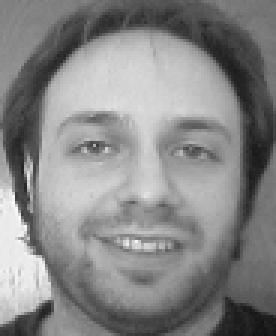
#> input picture ImagenesCaras/s1/1.pgm, 92 x 112 px (shown 3 times larger)
$ python 2dpca.py
#> lines starting #> are read from the running program, lines starting #| are printed output that depends on the picture
### generar_matriz.py
import numpy as np
import os

D = np.diag([5.0, 4.0, 3.0, 2.0, 1.0])

v = np.ones((D.shape[0], 1))

v = v / np.linalg.norm(v)
# print(v)

# Matriz de Householder
B = np.eye(D.shape[0]) - 2 * (v @ v.T)
# print(B)

# Matriz a diagonalizar
M = B.T @ D @ B
# print(M.shape)
# print(M)

def matriz_txt(A, niter, eps):
    direccion_actual = os.getcwd()
    path = os.path.join(direccion_actual, 'input_data.txt')

    if os.path.isfile(path):
        os.remove(path)
    with open('input_data.txt','a') as f:
        f.write(f"{A.shape[0]} {A.shape[1]} {niter} {eps}\n")
        np.savetxt(f,A, newline="\n")

matriz_txt(M, 10000, 0.00000001)

### 2dpca.py
import numpy as np
import matplotlib.pyplot as plt
from pathlib import Path
from generar_matriz import matriz_txt
from sklearn.decomposition import PCA

paths = []
A = []
A_promedio = plt.imread('ImagenesCaras/s1/1.pgm')[::, ::]/255
#> A_promedio: shape (112, 92) float64; min 0.0745, max 0.988, mean 0.529
for path in sorted(list(Path('ImagenesCaras').rglob('*/*.pgm'))):
    paths.append(path)
    imagen = plt.imread(path)[::, ::]/255
    A.append(imagen)
    A_promedio = A_promedio + imagen
#> pass 2 of the loop `for path in sorted(list(Path('ImagenesCaras').rglob('*/*.pgm'))):`:
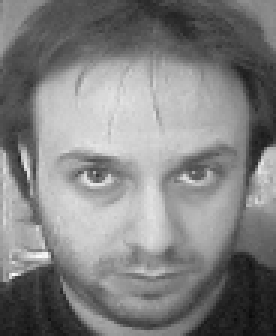
#> input picture ImagenesCaras/s1/10.pgm, 92 x 112 px (shown 3 times larger)
#> `A_promedio = A_promedio + imagen`:
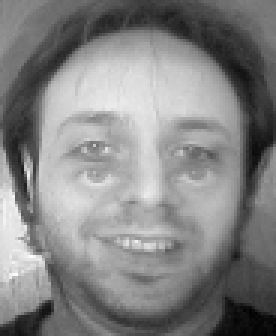
#> A_promedio: shape (112, 92) float64 (shown 3 times larger); min 0.227, max 2.8, mean 1.56; drawn with min black and max white
#> pass 3 of the loop `for path in sorted(list(Path('ImagenesCaras').rglob('*/*.pgm'))):`:
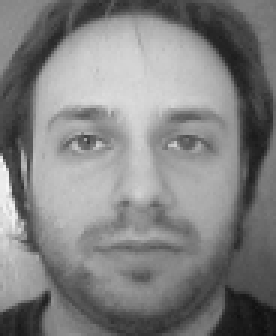
#> input picture ImagenesCaras/s1/2.pgm, 92 x 112 px (shown 3 times larger)
#> `A_promedio = A_promedio + imagen`:
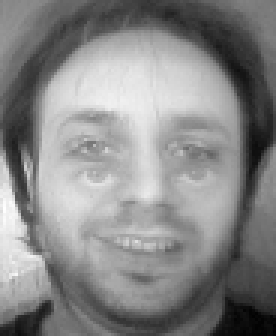
#> A_promedio: shape (112, 92) float64 (shown 3 times larger); min 0.318, max 3.62, mean 2.07; drawn with min black and max white
A_promedio = A_promedio / len(A)
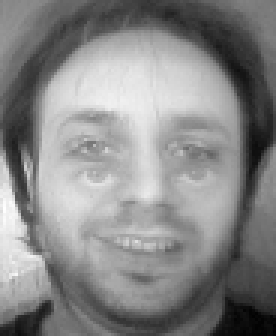
#> A_promedio: shape (112, 92) float64 (shown 3 times larger); min 0.106, max 1.21, mean 0.691; drawn with min black and max white
a, b = A_promedio.shape
#> a = 112; b = 92

G = np.zeros((b, b))
for i in range(len(A)):
    Aj = A[i]
    G = G + np.dot((Aj - A_promedio).T, (Aj - A_promedio))
#> this loop made 3 passes
#> pass 1, `G = G + np.dot((Aj - A_promedio).T, (Aj - A_promedio))`:
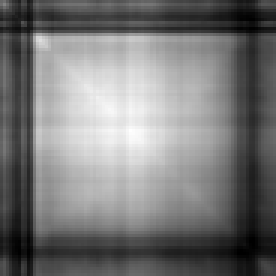
#> G: shape (92, 92) float64 (shown 3 times larger); min 1.21, max 5.53, mean 3.25; drawn with min black and max white
#> pass 2, `G = G + np.dot((Aj - A_promedio).T, (Aj - A_promedio))`:
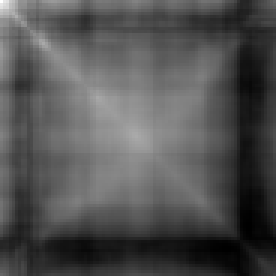
#> G: shape (92, 92) float64 (shown 3 times larger); min 2.31, max 18.16, mean 7.46; drawn with min black and max white
#> pass 3, `G = G + np.dot((Aj - A_promedio).T, (Aj - A_promedio))`:
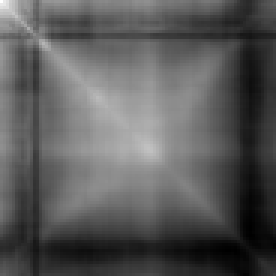
#> G: shape (92, 92) float64 (shown 3 times larger); min 4.4, max 24.61, mean 11.6; drawn with min black and max white
G = G / len(A)

matriz_txt(G, 10000, 0.000000000001)

U = np.loadtxt('datos_2dpca/autovectores.txt')

def calcular_z_2dpca(k, i):
    Uk = U[:, :k]
    Ai = A[i]
    Zi = np.dot(Ai, Uk)
    return Zi

# ----- Testing autovectores ortonormales -----
# print(np.linalg.norm(U[:, 0]))

V = np.dot(A[0], U)
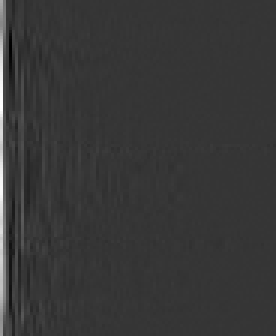
#> V: shape (112, 92) float64 (shown 3 times larger); min -1.74, max 6.5, mean 0.0706; drawn with min black and max white

# ----- Autovalores -----
autovalores = np.loadtxt('datos_2dpca/autovalores.txt')
plt.plot(autovalores)
plt.show()
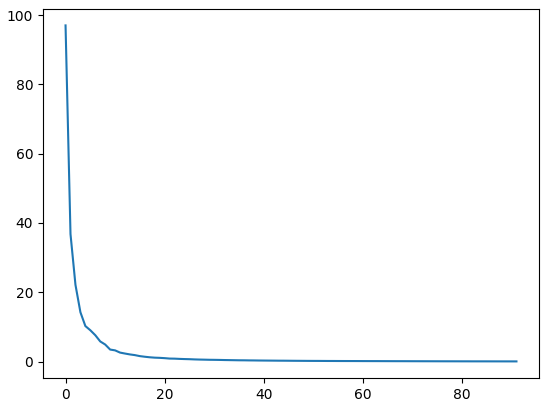
#> figure drawn by matplotlib, 1 panel; curve peaks at x = 0, y = 97.04

# [32 lines of commented-out code are left out]

k = 3
Z1_2dpca = np.zeros((410,112*k))

for i in range(0, 410):
#> (the run stopped early here; a loop or call above may not have finished)
